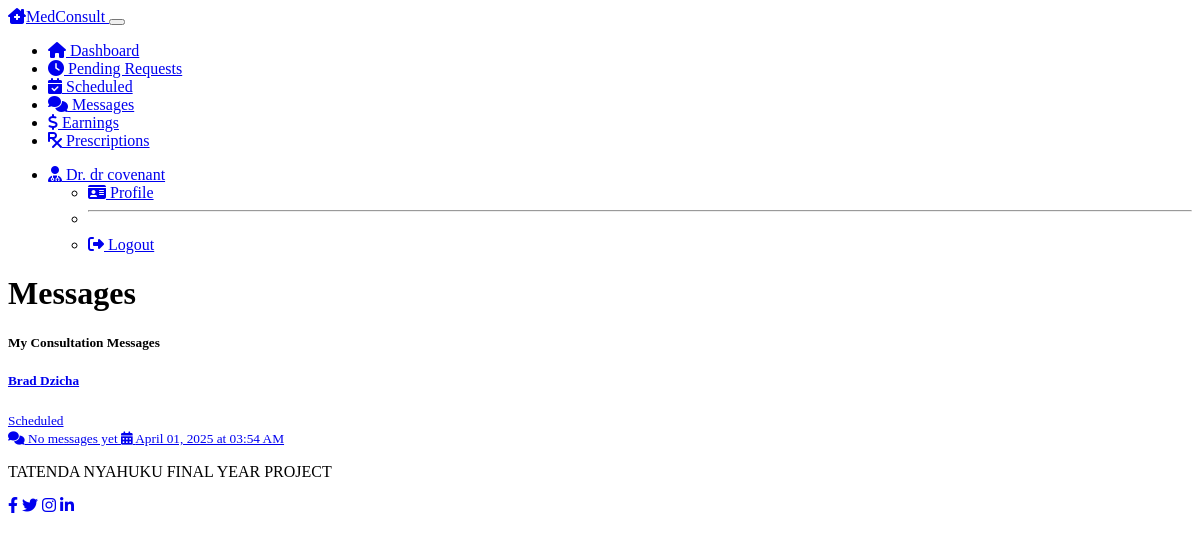
The app's page /doctor/messages (signed in), older data.
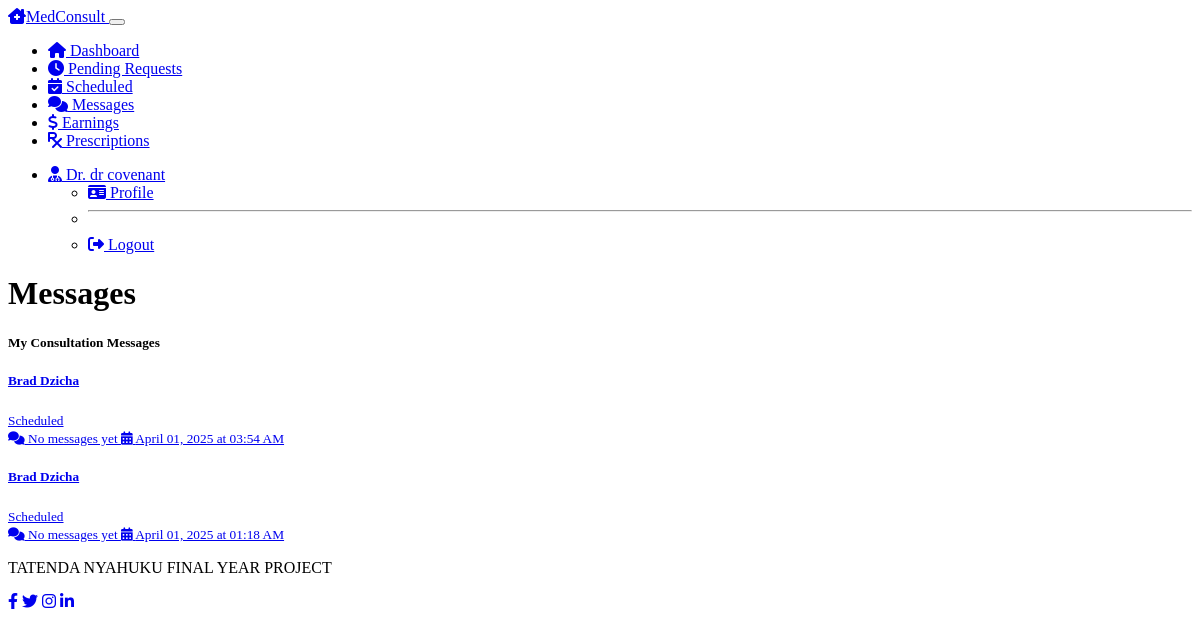
The same page, newer data.
### models.py (models this page shows, shortened)
class Consultation(db.Model):
    __tablename__ = 'consultations'
    id = db.Column(db.Integer, primary_key=True)
    patient_id = db.Column(db.Integer, db.ForeignKey('patients.id'), nullable=False)
    doctor_id = db.Column(db.Integer, db.ForeignKey('doctors.id'), nullable=False)
    status = db.Column(db.String(50), default='requested')  # requested, accepted, rejected, completed, cancelled
    proposed_fee = db.Column(db.Float, nullable=False)
    final_fee = db.Column(db.Float, nullable=True)
    scheduled_time = db.Column(db.DateTime, nullable=True)
    created_at = db.Column(db.DateTime, default=datetime.utcnow)
    completed_at = db.Column(db.DateTime, nullable=True)
    messages = db.relationship('Message', backref='consultation', lazy=True)
    prescriptions = db.relationship('Prescription', backref='consultation', lazy=True)

class Patient(db.Model):
    __tablename__ = 'patients'
    id = db.Column(db.Integer, primary_key=True)
    user_id = db.Column(db.Integer, db.ForeignKey('users.id'), nullable=False)
    first_name = db.Column(db.String(50), nullable=False)
    last_name = db.Column(db.String(50), nullable=False)
    date_of_birth = db.Column(db.Date, nullable=True)
    phone_number = db.Column(db.String(20), nullable=True)
    address = db.Column(db.String(200), nullable=True)
    consultations = db.relationship('Consultation', backref='patient', lazy=True)
    wallet_balance = db.Column(db.Float, default=0.0)

### routes.py (the view)
@app.route('/doctor/messages')
@login_required
@verified_doctor_required
def doctor_messages():
    consultations = Consultation.query.filter_by(
        doctor_id=current_user.doctor.id
    ).filter(Consultation.status.in_(['accepted', 'completed'])).all()
    return render_template('doctor/messages.html',
                          title='Messages',
                          consultations=consultations)

### models.py (called while the page is built)
@login_manager.user_loader
def load_user(user_id):
    user = User.query.get(int(user_id))
    if user:
        return user
    return None

### routes.py (called while the page is built)
def verified_doctor_required(f):
    @wraps(f)
    def decorated_function(*args, **kwargs):
        if not current_user.is_authenticated or current_user.role != 'doctor':
            flash('Access denied: Doctor access required', 'danger')
            return redirect(url_for('login'))
        if not current_user.doctor.is_verified:
            flash('Access denied: Your account needs to be verified by an administrator before you can access this feature', 'warning')
            return redirect(url_for('doctor_dashboard'))
        return f(*args, **kwargs)
    return decorated_function

### templates/doctor/messages.html (shortened to what this page needs)
{% extends "layout.html" %}
{% block content %}
<div class="row mb-4">
    <div class="col-12">
        <h1 class="mb-4">Messages</h1>
        <div class="card bg-dark text-light">
            <div class="card-header">
                <h5 class="mb-0">My Consultation Messages</h5>
            </div>
            <div class="card-body">
                {% if consultations %}
                    <div class="list-group">
                        {% for consultation in consultations %}
                            <a href="{{ url_for('doctor_consultation_messages', consultation_id=consultation.id) }}" class="list-group-item list-group-item-action bg-dark text-light">
                                <div class="d-flex w-100 justify-content-between">
                                    <h5 class="mb-1">{{ consultation.patient.first_name }} {{ consultation.patient.last_name }}</h5>
                                    <small>
                                        {% if consultation.status == 'accepted' %}
                                            <span class="badge bg-primary">Scheduled</span>
                                        {% elif consultation.status == 'completed' %}
                                            <span class="badge bg-success">Completed</span>
                                        {% endif %}
                                    </small>
                                </div>
                                {% set message_count = consultation.messages|length %}
                                <small>
                                    <i class="fas fa-comments me-1"></i>
                                    {% if message_count > 0 %}
                                        {{ message_count }} message{{ 's' if message_count > 1 }}
                                    {% else %}
                                        No messages yet
                                    {% endif %}
                                </small>
                                {% if consultation.scheduled_time %}
                                    <small class="ms-3">
                                        <i class="fas fa-calendar-alt me-1"></i>
                                        {{ consultation.scheduled_time.strftime('%B %d, %Y at %I:%M %p') }}
                                    </small>
                                {% endif %}
                            </a>
                        {% endfor %}
                    </div>
                {% else %}
                    <div class="alert alert-info">
                        <i class="fas fa-info-circle me-2"></i>
                        You don't have any consultations with messages yet.
                    </div>
                {% endif %}
            </div>
        </div>
    </div>
</div>
{% endblock %}

Row changes from the older to the newer data that the page shows:
added Consultation: patient.first_name "Brad", patient.last_name "Dzicha", status "Scheduled", scheduled_time "April 01, 2025 at 01:18 AM"
